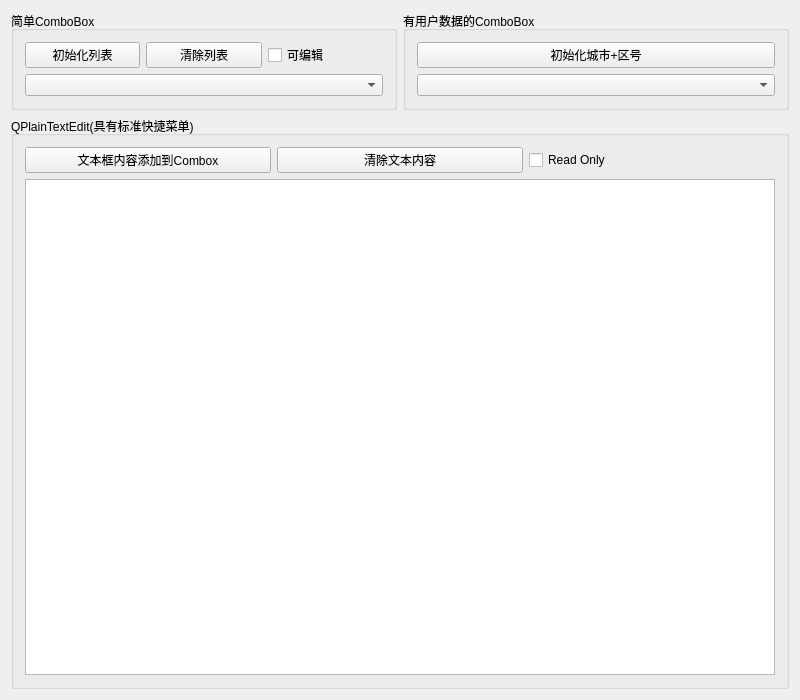
<?xml version="1.0" encoding="UTF-8"?>
<ui version="4.0">
 <class>Widget</class>
 <widget class="QWidget" name="Widget">
  <property name="geometry">
   <rect>
    <x>0</x>
    <y>0</y>
    <width>800</width>
    <height>700</height>
   </rect>
  </property>
  <property name="minimumSize">
   <size>
    <width>800</width>
    <height>700</height>
   </size>
  </property>
  <layout class="QGridLayout" name="gridLayout_4">
   <item row="0" column="0">
    <widget class="QGroupBox" name="groupBox">
     <property name="title">
      <string>简单ComboBox</string>
     </property>
     <layout class="QGridLayout" name="gridLayout">
      <item row="0" column="0">
       <widget class="QPushButton" name="btnIniItems">
        <property name="text">
         <string>初始化列表</string>
        </property>
       </widget>
      </item>
      <item row="0" column="1">
       <widget class="QPushButton" name="pushButton_2">
        <property name="text">
         <string>清除列表</string>
        </property>
       </widget>
      </item>
      <item row="0" column="2">
       <widget class="QCheckBox" name="checkBox">
        <property name="text">
         <string>可编辑</string>
        </property>
       </widget>
      </item>
      <item row="1" column="0" colspan="3">
       <widget class="QComboBox" name="comboBox"/>
      </item>
     </layout>
    </widget>
   </item>
   <item row="0" column="1">
    <widget class="QGroupBox" name="groupBox_2">
     <property name="title">
      <string>有用户数据的ComboBox</string>
     </property>
     <layout class="QGridLayout" name="gridLayout_2">
      <item row="0" column="0">
       <widget class="QPushButton" name="btnIni2">
        <property name="text">
         <string>初始化城市+区号</string>
        </property>
       </widget>
      </item>
      <item row="1" column="0">
       <widget class="QComboBox" name="comboBox2"/>
      </item>
     </layout>
    </widget>
   </item>
   <item row="1" column="0" colspan="2">
    <widget class="QGroupBox" name="groupBox_3">
     <property name="title">
      <string>QPlainTextEdit(具有标准快捷菜单)</string>
     </property>
     <layout class="QGridLayout" name="gridLayout_3">
      <item row="0" column="0">
       <widget class="QPushButton" name="btnToComboBox">
        <property name="text">
         <string>文本框内容添加到Combox</string>
        </property>
       </widget>
      </item>
      <item row="0" column="1">
       <widget class="QPushButton" name="pushButton_7">
        <property name="text">
         <string>清除文本内容</string>
        </property>
       </widget>
      </item>
      <item row="0" column="2">
       <widget class="QCheckBox" name="checkBox_2">
        <property name="text">
         <string>Read Only</string>
        </property>
       </widget>
      </item>
      <item row="1" column="0" colspan="3">
       <widget class="QPlainTextEdit" name="plainTextEdit"/>
      </item>
     </layout>
    </widget>
   </item>
  </layout>
 </widget>
 <layoutdefault spacing="6" margin="11"/>
 <resources/>
 <connections/>
</ui>
